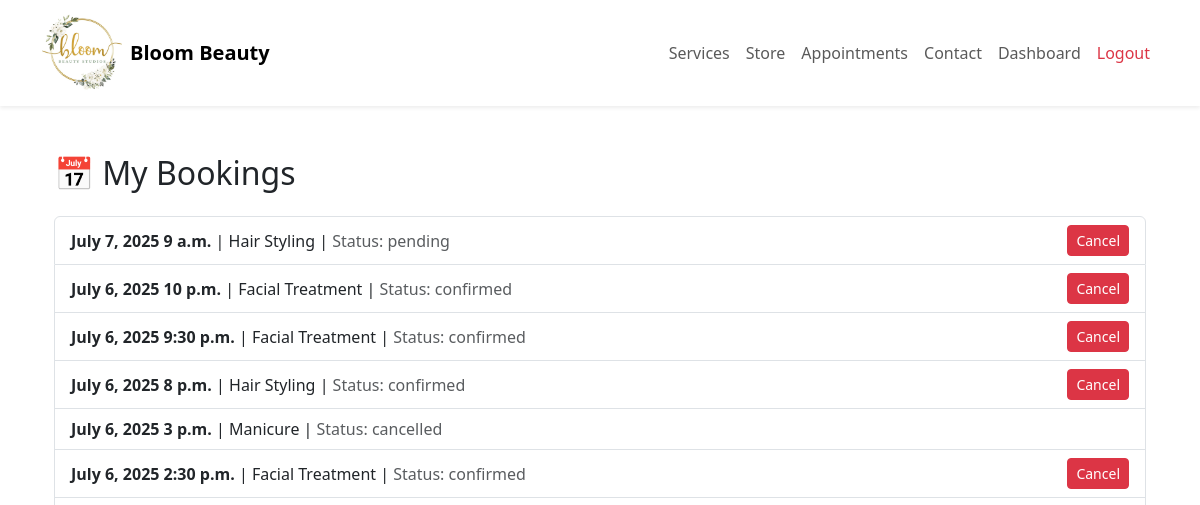
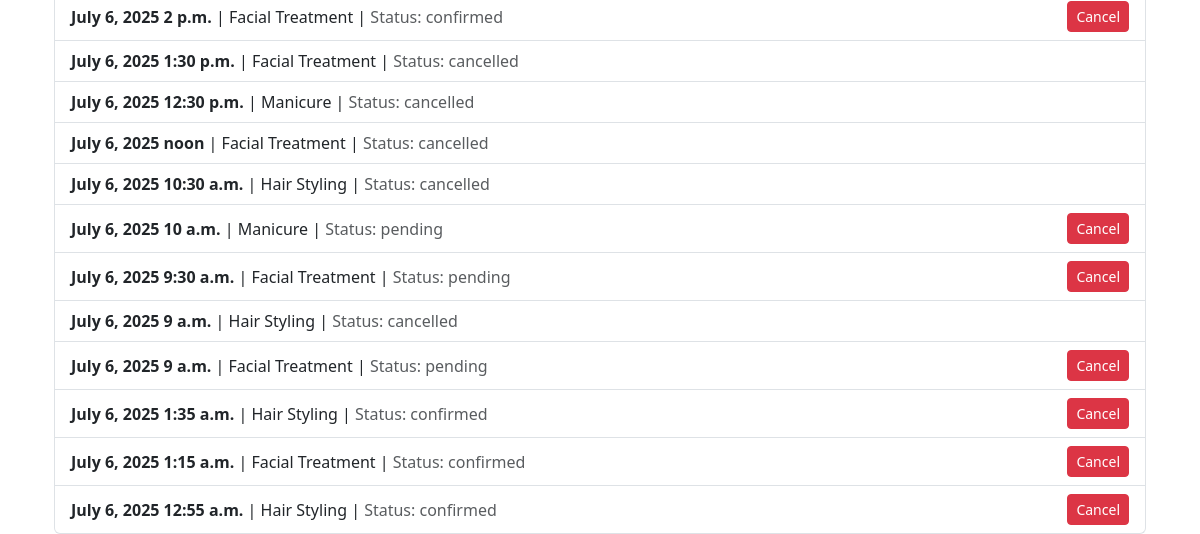
The page /appointments/my_bookings/ (signed in) on the database as committed earlier (2 pictures, top to bottom).
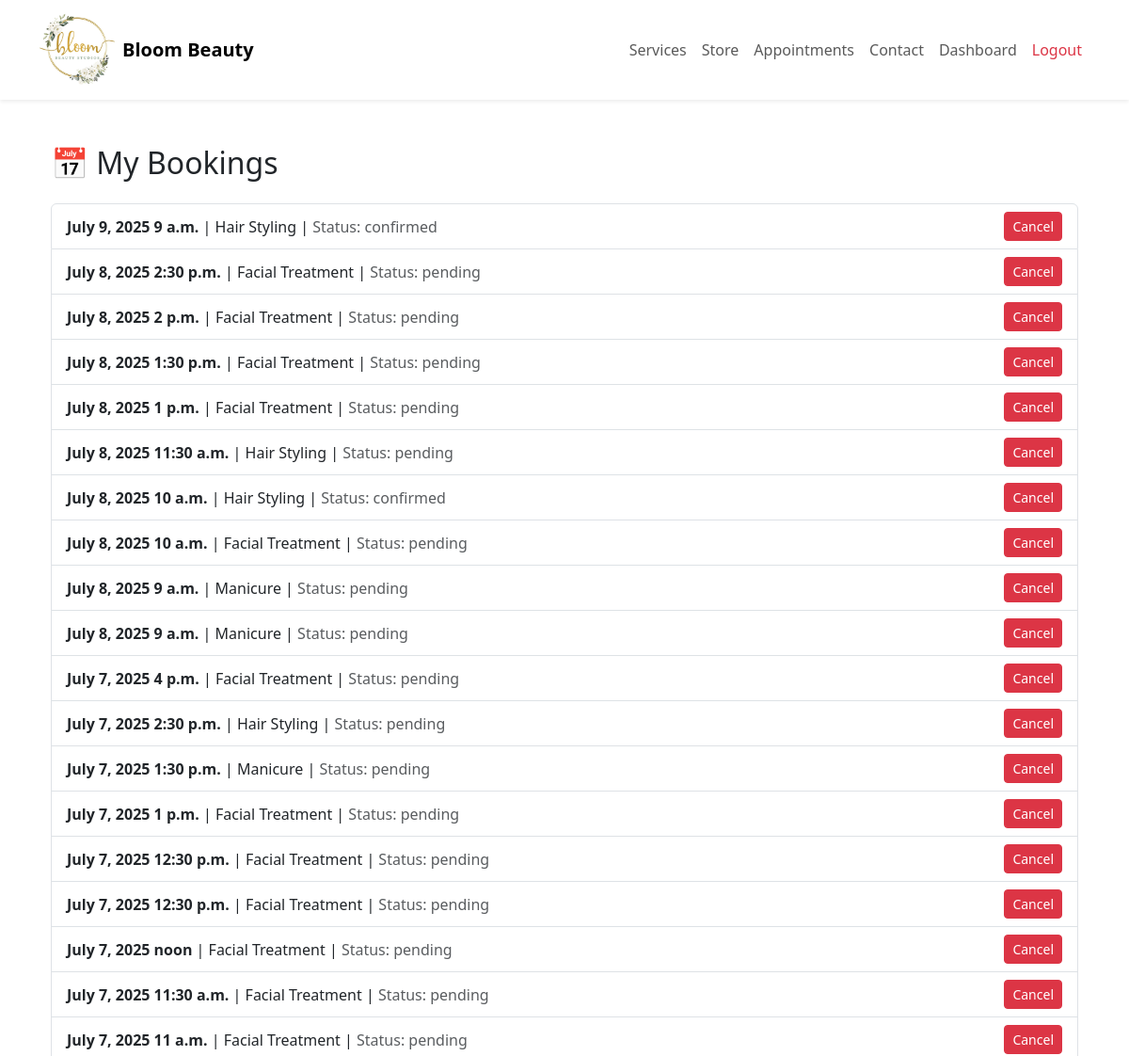
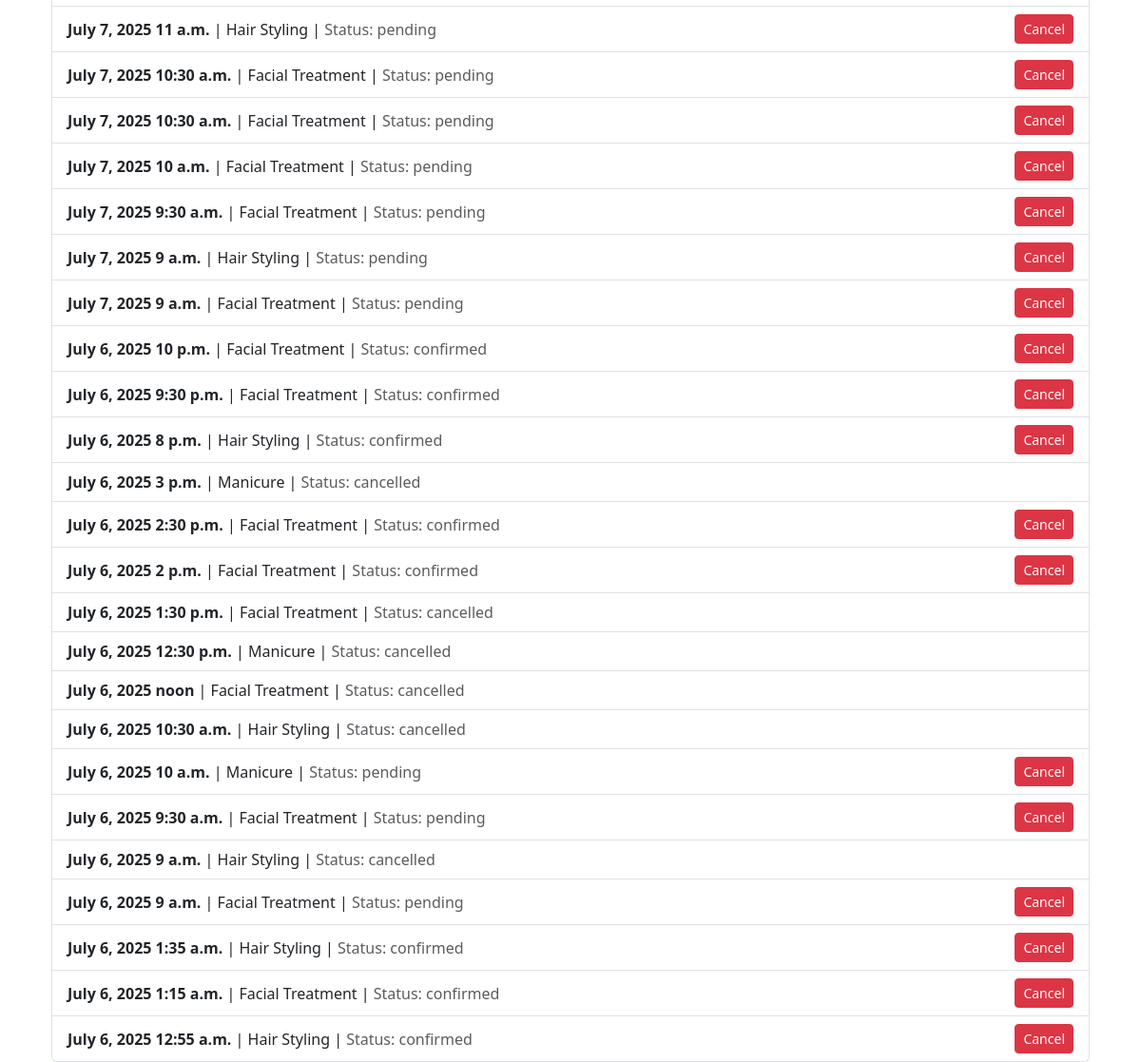
The same page on the database as committed later (2 pictures, top to bottom).
### appointments/models.py (models this page shows, shortened)
class Booking(models.Model):
    date = models.DateField()
    time = models.TimeField()
    status = models.CharField(max_length=20, choices=STATUS_CHOICES, default='pending')
    user = models.ForeignKey(User, on_delete=models.CASCADE, related_name="customer_bookings")
    service = models.ForeignKey(Service, on_delete=models.CASCADE, related_name="booked_services")
    staff = models.ForeignKey(User, on_delete=models.SET_NULL, null=True, related_name="staff_bookings")
    reminder_sent = models.BooleanField(default=False)
    created_at = models.DateTimeField(auto_now_add=True)
    updated_at = models.DateTimeField(auto_now=True)
    objects = BookingManager()

class Service(models.Model):
    name = models.CharField(max_length=45)
    description = models.TextField()
    duration = models.CharField(max_length=20, choices=DURATION_CHOICES)
    price = models.IntegerField()
    image = models.ImageField(upload_to='services/', null=True, blank=True)
    created_at = models.DateTimeField(auto_now_add=True)
    updated_at = models.DateTimeField(auto_now=True)

### appointments/views.py (the view)
# urls.py: path('my_bookings/', views.my_bookings, name='my_bookings'),
def my_bookings(request):
    if 'user_id' not in request.session:
        return redirect('/login')
    user = User.objects.get(id=request.session['user_id'])
    context = {
        'user': user,
        'bookings': Booking.objects.filter(user=user).order_by('-date', '-time')
    }
    return render(request, 'appointments/my_bookings.html', context)

### templates/appointments/my_bookings.html (shortened to what this page needs)
{% extends 'base.html' %}
{% block content %}
<div class="container mt-5">
    <h2 class="mb-4">📅 My Bookings</h2>
    <ul class="list-group">
        {% if bookings %}
        {% for b in bookings %}
        <li class="list-group-item d-flex justify-content-between align-items-center">
            <div>
                <strong>{{ b.date }} {{ b.time }}</strong> |
                {{ b.service.name }} |
                <span class="text-muted">Status: {{ b.status }}</span>
            </div>
            {% if b.status != 'cancelled' %}
                <a href="{% url 'cancel_booking' b.id %}" class="btn btn-sm btn-danger">Cancel</a>
            {% endif %}
        </li>
        {% endfor %}
        {% else %}
            <p class="text-muted">You dont have any bookings yet.</p>
        {% endif %}
    </ul>
</div>
{% endblock %}

Rows that differ between the two databases and show on the page:
added Booking: date "July 9, 2025", time "9 a.m.", service.name "Hair Styling", status "confirmed", shows "Cancel"
added Booking: date "July 8, 2025", time "2:30 p.m.", service.name "Facial Treatment", status "pending", shows "Cancel"
added Booking: date "July 8, 2025", time "2 p.m.", service.name "Facial Treatment", status "pending", shows "Cancel"
added Booking: date "July 8, 2025", time "1:30 p.m.", service.name "Facial Treatment", status "pending", shows "Cancel"
added Booking: date "July 8, 2025", time "1 p.m.", service.name "Facial Treatment", status "pending", shows "Cancel"
added Booking: date "July 8, 2025", time "11:30 a.m.", service.name "Hair Styling", status "pending", shows "Cancel"
added Booking: date "July 8, 2025", time "10 a.m.", service.name "Hair Styling", status "confirmed", shows "Cancel"
added Booking: date "July 8, 2025", time "10 a.m.", service.name "Facial Treatment", status "pending", shows "Cancel"
added Booking: date "July 8, 2025", time "9 a.m.", service.name "Manicure", status "pending", shows "Cancel"
added Booking: date "July 8, 2025", time "9 a.m.", service.name "Manicure", status "pending", shows "Cancel"
added Booking: date "July 7, 2025", time "4 p.m.", service.name "Facial Treatment", status "pending", shows "Cancel"
added Booking: date "July 7, 2025", time "2:30 p.m.", service.name "Hair Styling", status "pending", shows "Cancel"
added Booking: date "July 7, 2025", time "1:30 p.m.", service.name "Manicure", status "pending", shows "Cancel"
added Booking: date "July 7, 2025", time "1 p.m.", service.name "Facial Treatment", status "pending", shows "Cancel"
added Booking: date "July 7, 2025", time "12:30 p.m.", service.name "Facial Treatment", status "pending", shows "Cancel"
added Booking: date "July 7, 2025", time "12:30 p.m.", service.name "Facial Treatment", status "pending", shows "Cancel"
added Booking: date "July 7, 2025", time "noon", service.name "Facial Treatment", status "pending", shows "Cancel"
added Booking: date "July 7, 2025", time "11:30 a.m.", service.name "Facial Treatment", status "pending", shows "Cancel"
added Booking: date "July 7, 2025", time "11 a.m.", service.name "Facial Treatment", status "pending", shows "Cancel"
added Booking: date "July 7, 2025", time "11 a.m.", service.name "Hair Styling", status "pending", shows "Cancel"
added Booking: date "July 7, 2025", time "10:30 a.m.", service.name "Facial Treatment", status "pending", shows "Cancel"
added Booking: date "July 7, 2025", time "10:30 a.m.", service.name "Facial Treatment", status "pending", shows "Cancel"
added Booking: date "July 7, 2025", time "10 a.m.", service.name "Facial Treatment", status "pending", shows "Cancel"
added Booking: date "July 7, 2025", time "9:30 a.m.", service.name "Facial Treatment", status "pending", shows "Cancel"
added Booking: date "July 7, 2025", time "9 a.m.", service.name "Facial Treatment", status "pending", shows "Cancel"
